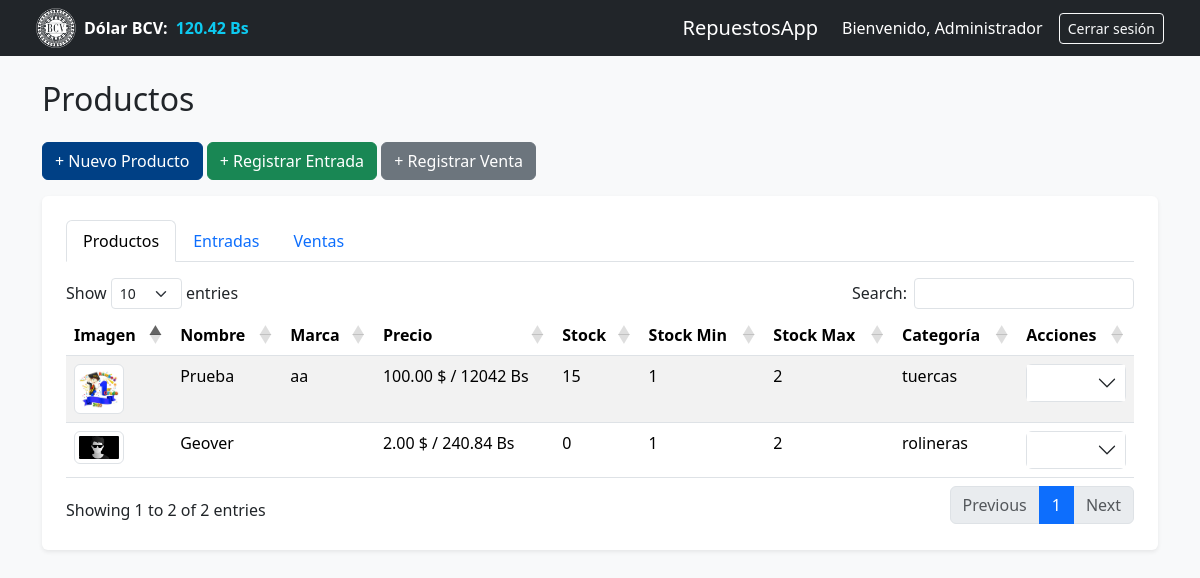
/?c=CProductos/view (signed in), run on an earlier commit of the app's database.
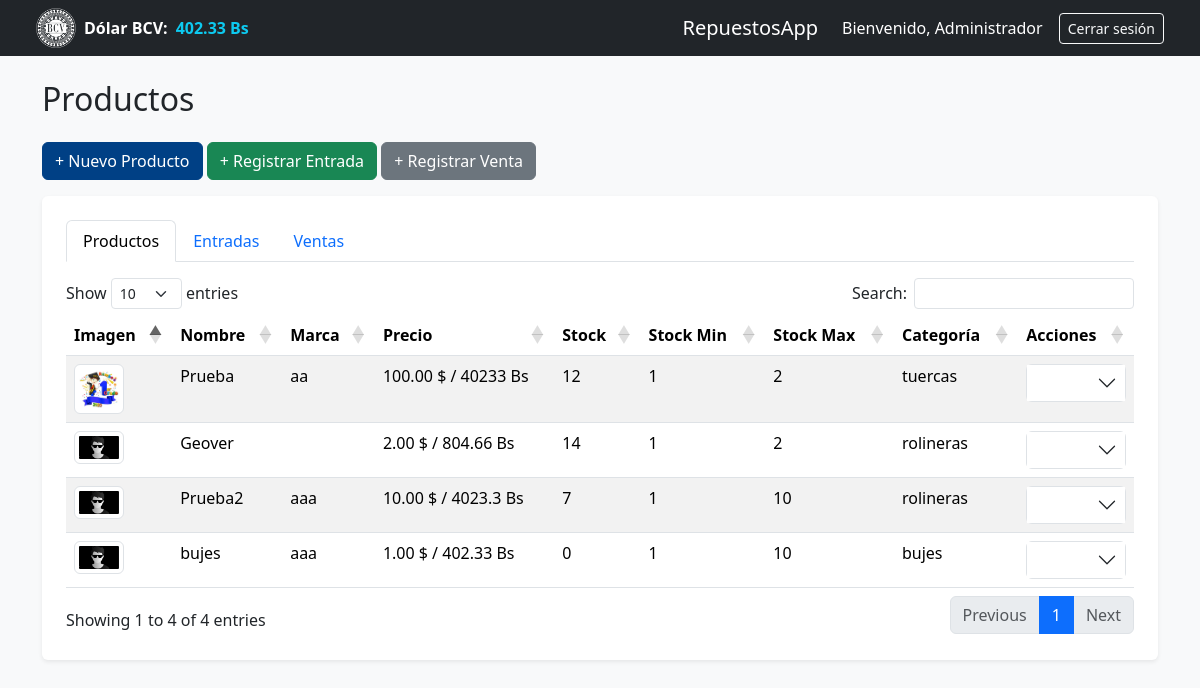
And on a later commit of the database.
### tables this page shows
CREATE TABLE `tasa` (
  `id` int(11) NOT NULL,
  `valor` decimal(10,2) NOT NULL,
  `fecha_actualizacion` datetime NOT NULL DEFAULT current_timestamp()
);

CREATE TABLE `productos` (
  `id` int(11) NOT NULL,
  `id_categoria` int(11) DEFAULT NULL,
  `nombre` varchar(100) NOT NULL,
  `descripcion` text DEFAULT NULL,
  `marca` varchar(50) DEFAULT NULL,
  `precio` decimal(10,2) NOT NULL,
  `stock` int(11) NOT NULL DEFAULT 0,
  `stock_minimo` int(11) NOT NULL DEFAULT 0,
  `stock_maximo` int(11) DEFAULT NULL,
  `imagen` varchar(255) DEFAULT NULL,
  `estado` tinyint(1) DEFAULT 1
);

### src/Controllers/cProductos.php (called while the page is built, shortened)
<?php
    class CProductos {
        public function view() {
            $producto = new Productos();
            $productos = $producto->search();
            require_once __DIR__ . '/../Views/Productos.php';
        }
    }

### src/Models/tasa.php (called while the page is built, shortened)
<?php
    class Tasa extends Conexion {
        public function search() {
            $sql = "SELECT * FROM tasa";
            $stmt = $this->prepare($sql);
            $stmt->execute();
            return $stmt->fetchAll(\PDO::FETCH_ASSOC);
        }
    }

### src/Models/productos.php (called while the page is built, shortened)
<?php
    class Productos extends Conexion {
        public function search() {
            $sql = "SELECT *, (SELECT nombre FROM categorias WHERE id = id_categoria) AS categoria FROM productos";
            $stmt = $this->prepare($sql);
            if ($stmt->execute()) {
                return $stmt->fetchAll(\PDO::FETCH_ASSOC);
            } else {
                return [];
            }
        }
    }

### src/Views/productos.php (the view, shortened to what the changed rows need)
<!DOCTYPE html>
<html lang="es">
<?php
include_once 'src/Views/complements/head.php';
include_once 'src/Views/complements/header.php';
?>
    <div class="container mt-4">
        <h2 class="mb-4">Productos</h2>
        <button class="btn btn-primary mb-3" data-bs-toggle="modal" data-bs-target="#modalNuevo">+ Nuevo Producto</button>
        <button class="btn btn-success mb-3" data-bs-toggle="modal" data-bs-target="#modalNuevoIngreso">
            + Registrar Entrada
        </button>
        <button class="btn btn-secondary mb-3" data-bs-toggle="modal" data-bs-target="#modalNuevaVenta">
            + Registrar Venta
        </button>
        <div class="container bg-white p-4 rounded shadow-sm">
            <ul class="nav nav-tabs mb-3" id="clienteTabs" role="tablist">
                <li class="nav-item">
                    <button class="nav-link active" id="productos-tab" data-bs-toggle="tab" data-bs-target="#productos" type="button">Productos</button>
                </li>
                <li class="nav-item">
                    <button class="nav-link" id="entradas-tab" data-bs-toggle="tab" data-bs-target="#entradas" type="button">Entradas</button>
                </li>
                <li class="nav-item">
                    <button class="nav-link" id="ventas-tab" data-bs-toggle="tab" data-bs-target="#ventas" type="button">Ventas</button>
                </li>
            </ul>
            <div class="tab-content">
                <div class="tab-pane fade show active" id="productos" role="tabpanel">
                    <div class="table-responsive">
                        <table class="table-DT table table-striped" id="tablaProductos">
                            <thead>
                                <tr>
                                    <th>Imagen</th>
                                    <th>Nombre</th>
                                    <th>Marca</th>
                                    <th>Precio</th>
                                    <th>Stock</th>
                                    <th>Stock Min</th>
                                    <th>Stock Max</th>
                                    <th>Categoría</th>
                                    <th>Acciones</th>
                                </tr>
                            </thead>
                            <tbody>
                                <?php foreach ($productos as $p): ?>
                                    <tr>
                                        <td>
                                            <img src="public/assets/img/products/<?= htmlspecialchars($p['imagen']) ?>"
                                                alt="img" class="img-thumbnail" width="50" style="cursor:pointer"
                                                data-bs-toggle="modal" data-bs-target="#modalImagen"
                                                onerror="this.onerror=null;this.src='public/assets/img/products/generic.png';"
                                                onclick="verImagen('<?= htmlspecialchars($p['imagen']) ?>')">
                                        </td>
                                        <td><?= htmlspecialchars($p['nombre']) ?></td>
                                        <td><?= htmlspecialchars($p['marca']) ?></td>
                                        <td>
                                            <?= htmlspecialchars($p['precio']) ?> $ /
                                            <?= htmlspecialchars($p['precio'] * $tasaValor) ?> Bs
                                        </td>
                                        <td><?= htmlspecialchars($p['stock']) ?></td>
                                        <td><?= htmlspecialchars($p['stock_minimo']) ?></td>
                                        <td><?= htmlspecialchars($p['stock_maximo']) ?></td>
                                        <td><?= htmlspecialchars($p['categoria']) ?></td>
                                        <td>
                                            <div class="accordion" id="accordionAcciones_<?= $p['id'] ?>">
                                                <div class="accordion-item">
                                                    <button class="accordion-button collapsed p-2" type="button"
                                                        data-bs-toggle="collapse"
                                                        data-bs-target="#collapseAcciones_<?= $p['id'] ?>"
                                                        aria-expanded="false">
                                                    </button>
                                                </div>
                                            </div>
                                        </td>
                                    </tr>
                                <?php endforeach; ?>
                            </tbody>
                        </table>
                    </div>
                </div>
            </div>
        </div>
    </div>
</body>
</html>

### src/Views/complements/header.php (shortened to what the changed rows need)
<?php
    $tasaValor = "0.00";
    if (class_exists('Anonymous01j\Repuestos\Models\Tasa')) {
        $tasa = new Tasa();
        $tasaData = $tasa->search();
        if ($tasaData && count($tasaData) > 0) {
            $tasaValor = number_format($tasaData[0]['valor'], 2, '.', '');
        }
    }
?>
<nav class="navbar navbar-expand-lg navbar-dark bg-dark px-4 py-2">
    <div class="container-fluid d-flex flex-column flex-md-row align-items-center justify-content-between">
        <div class="d-flex align-items-center mb-2 mb-md-0" id="bcvDiv" style="cursor:pointer;" data-bs-toggle="modal" data-bs-target="#modalTasa">
            <img class="img-bcv me-2" src="./public/assets/img/bcv2.png" alt="BCV" width="40">
            <span class="text-white fw-semibold me-2">Dólar BCV:</span>
            <span class="text-info fw-bold" id="Dolar_bcv"><?= $tasaValor ?> Bs</span>
        </div>
        <div class="d-flex align-items-center">
            <a class="navbar-brand me-4" href="?c=CHome/view">RepuestosApp</a>
            <span class="text-white me-3">
                Bienvenido, <?= htmlspecialchars($_SESSION['nombre']) ?>
            </span>
            <a href="?c=CHome/logout" class="btn btn-sm btn-outline-light">Cerrar sesión</a>
        </div>
    </div>
</nav>

What changed in the data, as far as the page shows it:
changed tasa: valor "120.42" → "402.33"
changed productos "Prueba": $p['precio']*$tasaValor "12042" → "40233"; stock "15" → "12"
changed productos "Geover": $p['precio']*$tasaValor "240.84" → "804.66"; stock "0" → "14"
added productos: nombre "Prueba2", marca "aaa", precio "10.00", $p['precio']*$tasaValor "4023.3", stock "7", stock_minimo "1", stock_maximo "10", categoria "rolineras"
added productos: nombre "bujes", marca "aaa", precio "1.00", $p['precio']*$tasaValor "402.33", stock "0", stock_minimo "1", stock_maximo "10", categoria "bujes"
Also different on the page:
text written by a page script: "Show entries Search: Showing 1 to 2 of 2 entries Previous 1 Next" → "Show entries Search: Showing 1 to 4 of 4 entries Previous 1 Next"
